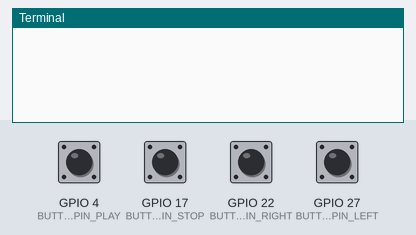
The program below on a simulated Raspberry Pi (BCM pin numbers). On the bench: the last lines printed to the terminal. The inputs (shaded band) are chosen by the test bench; at power-on: GPIO 4 (BUTTON_PIN_PLAY), GPIO 17 (BUTTON_PIN_STOP), GPIO 22 (BUTTON_PIN_RIGHT), GPIO 27 (BUTTON_PIN_LEFT) HIGH.

Above: at 1.2 s.
1.3 s: GPIO 4 (BUTTON_PIN_PLAY) pulled LOW for 0.35 s
At 2.1 s:
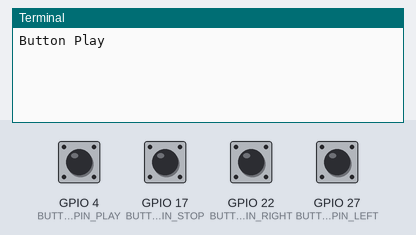
3.1 s: GPIO 17 (BUTTON_PIN_STOP) pulled LOW for 0.35 s
At 4.5 s:
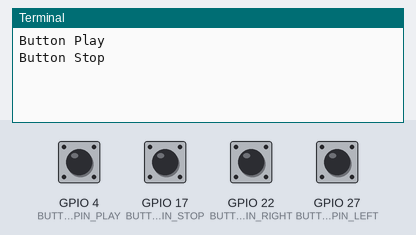
4.9 s: GPIO 22 (BUTTON_PIN_RIGHT) pulled LOW for 0.35 s
At 6.1 s:
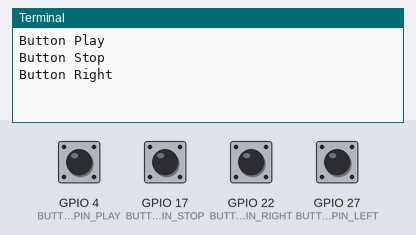
6.7 s: GPIO 27 (BUTTON_PIN_LEFT) pulled LOW for 0.35 s
At 7.4 s:
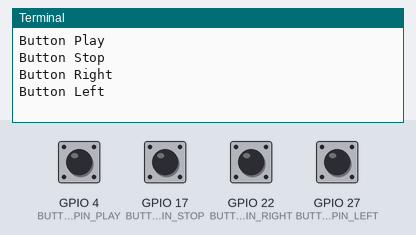

The program:

button.py
```python
#!/usr/bin/env python
import RPi.GPIO as GPIO
import time
from settings import BUTTON_PIN_LEFT,BUTTON_PIN_PLAY,BUTTON_PIN_RIGHT,BUTTON_PIN_STOP

def setup():
    GPIO.setmode(GPIO.BCM)

    GPIO.setup(BUTTON_PIN_PLAY, GPIO.IN, pull_up_down=GPIO.PUD_UP)
    GPIO.setup(BUTTON_PIN_STOP, GPIO.IN, pull_up_down=GPIO.PUD_UP)
    GPIO.setup(BUTTON_PIN_LEFT, GPIO.IN, pull_up_down=GPIO.PUD_UP)
    GPIO.setup(BUTTON_PIN_RIGHT, GPIO.IN, pull_up_down=GPIO.PUD_UP)

def test():
    while True:
        VGo = GPIO.input(BUTTON_PIN_PLAY)
        VStop = GPIO.input(BUTTON_PIN_STOP)
        VLeft = GPIO.input(BUTTON_PIN_LEFT)
        VRight = GPIO.input(BUTTON_PIN_RIGHT)

        if (VGo == False):
            print("Button Play ")
        elif (VStop == False):
            print ("Button Stop")
        elif (VLeft == False):
            print ("Button Left")
        elif (VRight == False):
            print ("Button Right")
        time.sleep(0.3)

def ButtonClick():
    VGo = GPIO.input(BUTTON_PIN_PLAY)
    VStop = GPIO.input(BUTTON_PIN_STOP)
    VLeft = GPIO.input(BUTTON_PIN_LEFT)
    VRight = GPIO.input(BUTTON_PIN_RIGHT)
    return (VGo,VStop,VLeft,VRight)

def destroy():
    print("close")

if __name__ == '__main__':  # Program start from here
    setup()
    try:
        #loop()
        test()
    except KeyboardInterrupt:  # When 'Ctrl+C' is pressed, the child program destroy() will be  executed.
        destroy()
```

settings.py
```python
#! /usr/bin/env python
# -*- coding: utf-8 -*-

BUTTON_PIN_PLAY = 4
BUTTON_PIN_STOP = 17
BUTTON_PIN_LEFT = 27
BUTTON_PIN_RIGHT = 22

#comand mplayr
comPlay = ""
comStop = ""
comLeft = ""
comRight = ""

#os.chdir(path) - смена текущей директории.
#os.listdir(path=".") - список файлов и директорий в папке.
#os.system(command) - исполняет системную команду, возвращает код её завершения (в случае успеха 0).
```

Measured:
- after the input at 1.3 s, the terminal: prints a new line after 0.20 s (image 1)
- after the input at 3.1 s, the terminal: prints a new line after 0.20 s (image 2)
- after the input at 4.9 s, the terminal: prints a new line after 0.20 s (image 3)
- after the input at 6.7 s, the terminal: prints a new line after 0.20 s (image 4)
